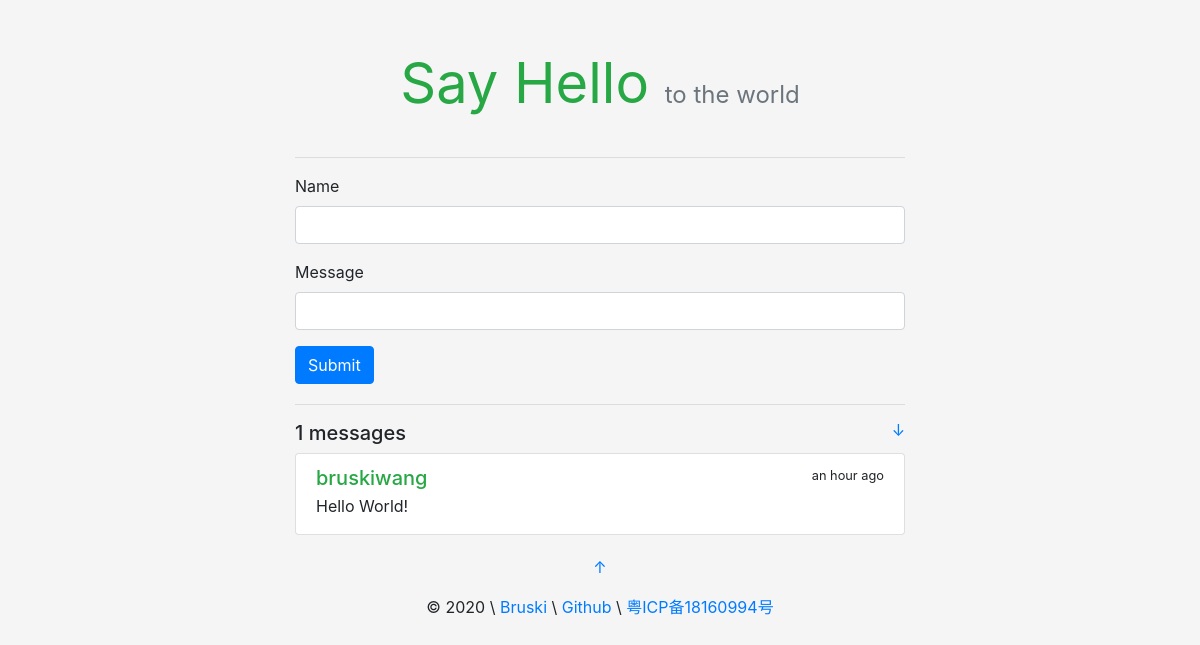
/, run on an earlier commit of the app's database.
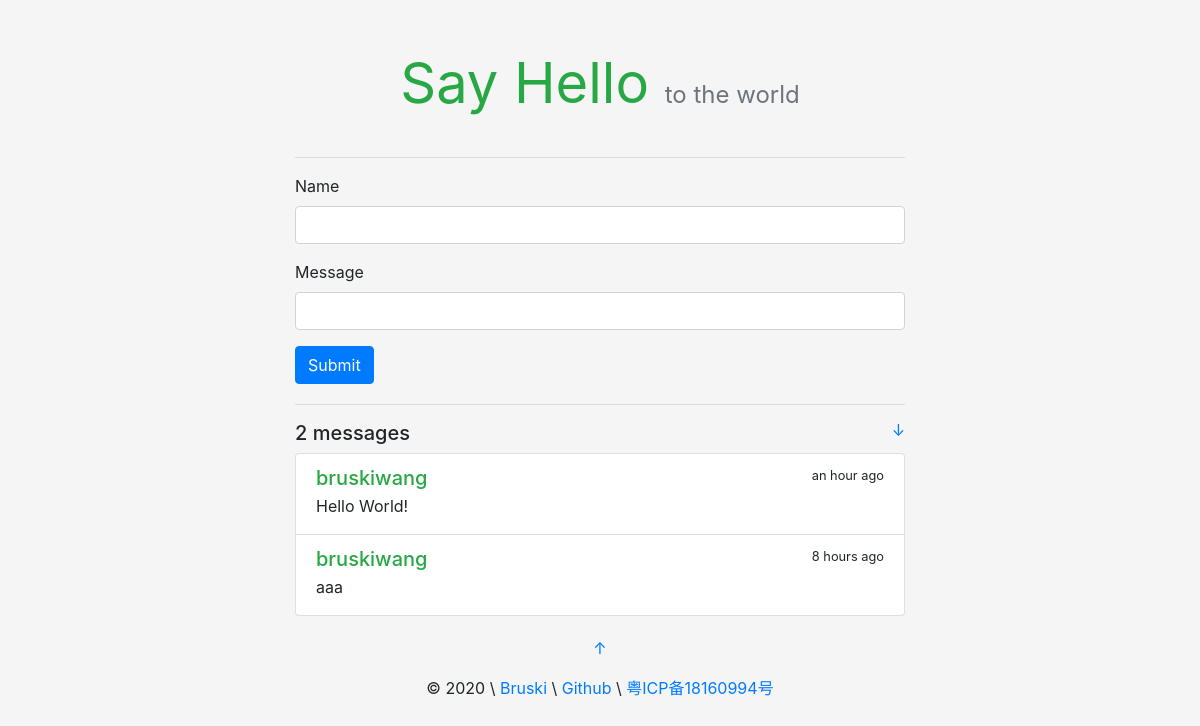
And on a later commit of the database.
### sayhello/models.py (models this page shows)
class Message(db.Model):
    id = db.Column(db.Integer, primary_key=True)
    name = db.Column(db.String(20))
    body = db.Column(db.String(200))
    timestamp = db.Column(db.DateTime, default=datetime.utcnow, index=True)

### sayhello/views.py (the view, shortened to what this page needs)
@app.route('/', methods=['GET', 'POST'])
def index():
    form = HelloForm()
    messages = Message.query.order_by(Message.timestamp.desc()).all()
    return render_template('index.html', form=form, messages=messages)

### sayhello/forms.py
class HelloForm(FlaskForm):
    name = StringField('Name', validators=[DataRequired(), Length(1, 20)])
    body = StringField('Message', validators=[DataRequired(), Length(1, 200)])
    submit = SubmitField()

### sayhello/templates/index.html
{% extends 'base.html' %}
{% from 'bootstrap/form.html' import render_form %}
{% block content %}
<hr>
<div class="hello-form">
    {{ render_form(form, action=request.full_path) }}
</div>
<hr>
<h5>
    <span>{{ messages|length }} messages</span>
    <small class="float-right">
        <a href="#bottom" title="Go Bottom">&darr;</a>
    </small>
</h5>
<div class="list-group">
    {% for message in messages %}
    <a class="list-group-item list-group-item-action flex-column">
        <div class="d-flex w-100 justify-content-between">
            <h5 class="mb-1 text-success">{{ message.name }}</h5>
            <small
                data-toggle="tooltip"
                data-placement="top"
                data-delay="500"
                data-timestamp="{{ message.timestamp.strftime('%Y-%m-%dT%H:%M:%SZ') }}"
            >
                {{ moment(message.timestamp).fromNow(refresh=True) }}
            </small>
        </div>
        <p class="mb-1">{{ message.body }}</p>
    </a>
    {% endfor %}
</div>
{% endblock content %}

### sayhello/templates/base.html (shortened to what this page needs)
<!DOCTYPE html>
<html lang="en">
<head>
{% block head %}
    {% block styles %}
        <link rel="stylesheet" href="{{ url_for('static', filename='css/bootstrap.min.css') }}">
        <link rel="stylesheet" href="{{ url_for('static', filename='css/style.css') }}">
    {% endblock styles %}
{% endblock head %}
</head>
<body>
    <div class="container">
        <header>
            <h1 class="text-center display-4">
                <a href="{{ url_for('index') }}" class="text-success"><strong>Say Hello</strong></a>
                <small class="text-muted sub-title">to the world</small>
            </h1>
        </header>
        <main>
            {% block content %}{% endblock content %}
        </main>
        <footer class="text-center">
            {% block footer %}
                <p><a id="bottom" href="#" title="Go Top">&uarr;</a></p>
                <p>
                    <span>&copy; {{ moment().format('YYYY') }}</span> \
                    <a href="http://bruski.top">Bruski</a> \
                    <a href="https://github.com/bruceeewong">Github</a> \
                    <a href="http://beian.miit.gov.cn">粤ICP备18160994号</a>
                </p>
            {% endblock footer %}
        </footer>
    </div>
</body>
</html>

### sayhello/static/css/style.css (style rules this page uses)
body { background-color: rgb(245, 245, 245) !important; }
p { overflow-wrap: break-word; word-wrap: break-word; }
.container { max-width: 640px !important; }
.hello-form { margin-bottom: 20px; }
header { margin: 50px 0 40px 0; }
header h1 { font-size: 60px; font-weight: bold; }
.sub-title { font-size: 24px; }
header a { text-decoration: none !important; }
footer { margin: 20px; }

What changed in the data, as far as the page shows it:
added Message: name "bruskiwang", timestamp "8 hours ago", body "aaa"
Also different on the page:
{{ messages|length }}: "1" → "2"
